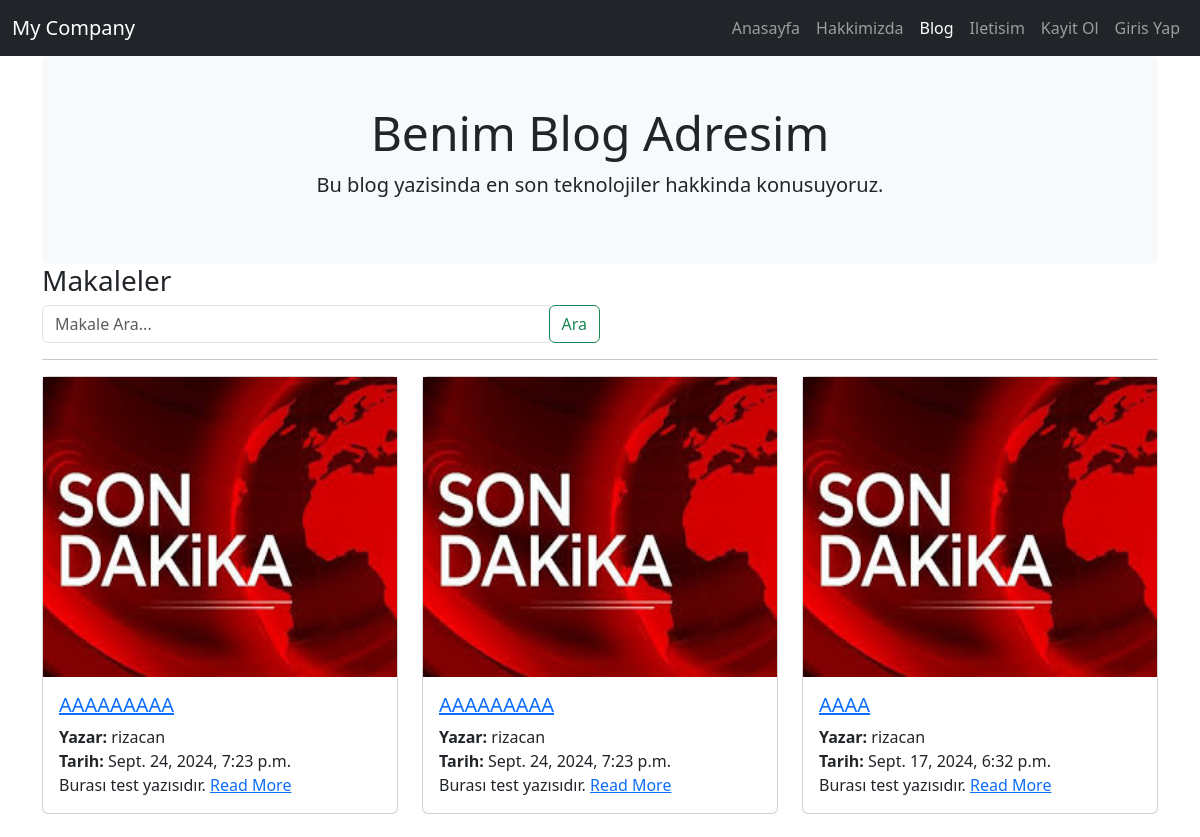
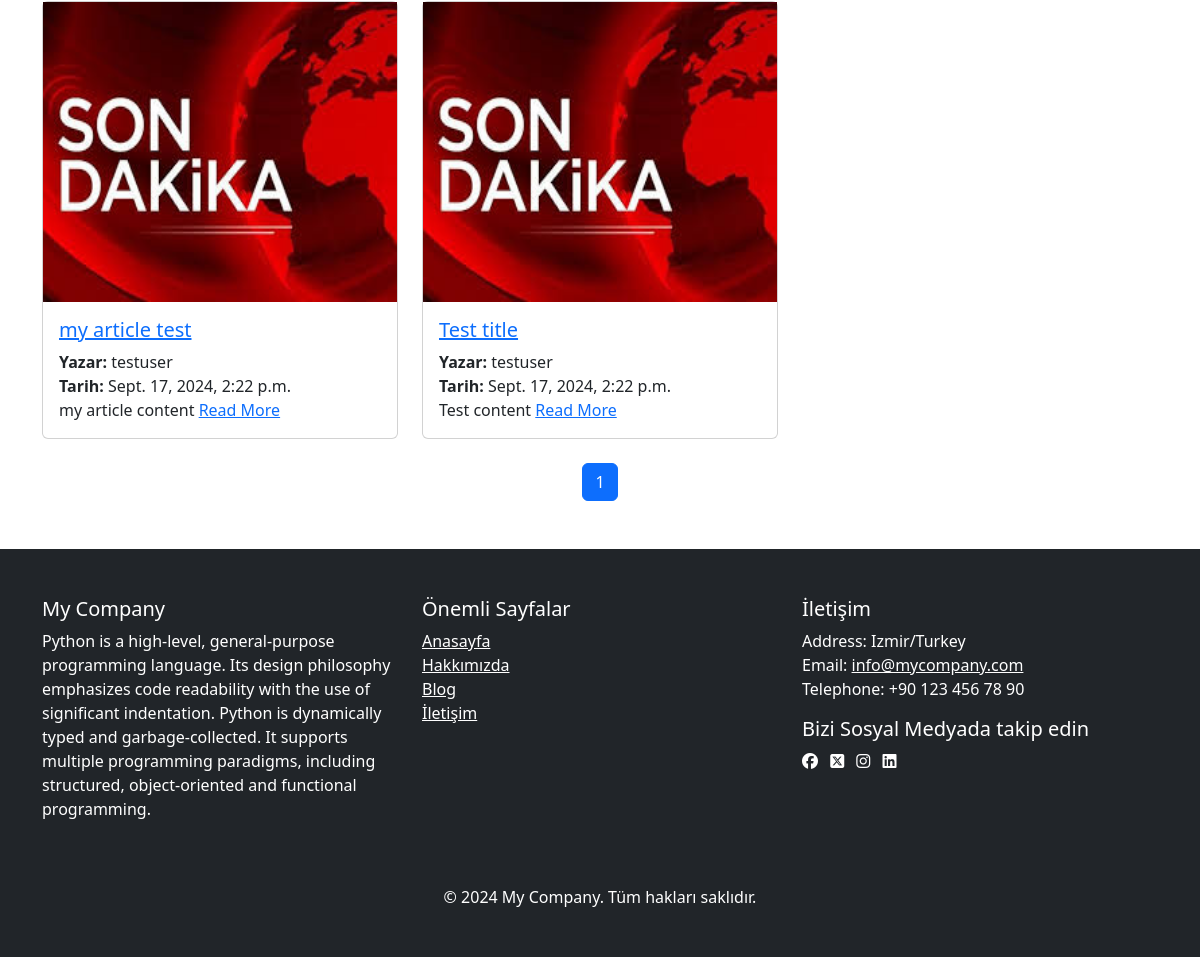
Screenshot of /blog/ with the database file from the repository (2 pictures, top to bottom).
### blog/models.py (models this page shows, shortened)
class Article(models.Model):
    author = models.ForeignKey("auth.user", on_delete=models.CASCADE, verbose_name="Yazar")
    title = models.CharField(max_length=200, verbose_name="Başlık")
    content = RichTextField(verbose_name="İçerik")
    created_date = models.DateTimeField(auto_now_add=True, verbose_name="Oluşturma_Tarihi")
    article_img = models.FileField(blank=True, null=True, verbose_name="Makale Fotoğrafı")
    is_approved = models.BooleanField(default=True, verbose_name = "Onaylı Mı")

class FooterSettings(models.Model):
    description = models.TextField(verbose_name = "Şirket Açıklaması", blank=True)
    address = models.CharField(max_length=255, verbose_name = "Adres", blank=True)
    phone = models.CharField(max_length= 20, verbose_name="Telefon", blank=True)
    email = models.EmailField(verbose_name="Email")
    facebook = models.URLField(verbose_name="Facebook URL", blank=True, null=True)
    twitter = models.URLField(verbose_name="Twitter URL", blank=True, null=True)
    instagram = models.URLField(verbose_name="Instagram URL", blank=True, null=True)
    linkedin = models.URLField(verbose_name="Linkedin URL", blank=True, null=True)

### blog/views.py (the view)
# urls.py: path("", views.articles, name="articles"),
def articles(request):
    keyword = request.GET.get("keyword")
    if keyword:
        articles = Article.objects.filter(title__contains = keyword, is_approved=True)
    else:
        articles = Article.objects.filter(is_approved=True).order_by("-created_date")
    paginator = Paginator(articles, 6)
    page_number = request.GET.get('page')
    page_obj = paginator.get_page(page_number)
    context = {
        "articles": articles,
        "page_obj": page_obj,
        "keyword": keyword
    }
    return render(request, "articles.html", context)

### blog/context_processors.py (called while the page is built)
def footer_settings(request):
    settings = FooterSettings.objects.first()
    return {'footer_settings': settings}

### blog/templatetags/custom_filters.py (called while the page is built)
@register.filter(name="strip_html")
def strip_html(value):
    return strip_tags(value)

### templates/articles.html (shortened to what this page needs)
{% extends "layout.html" %}
{% load static %}
{% load custom_filters %}
{% block body %}
<div class="jumbotron bg-light p-5 rounded text-center">
    <h3 class="display-5">Benim Blog Adresim</h3>
    <p class="lead">Bu blog yazisinda en son teknolojiler hakkinda konusuyoruz.</p>
</div>
<h3>Makaleler</h3>
<form class="form-inline mb-3">
    <div class="input-group w-50">
        <input type="search" name="keyword" id="keyword" class="form-control"
        placeholder="Makale Ara...">
        <div class="input-group-append">
            <button class="btn btn-outline-success" type="submit">Ara</button>
        </div>
    </div>
</form>
<hr>
{% if articles %}
    <div class="row">
        {% for article in page_obj %}
            <div class="col-md-4 mb-4">
                <div class="card">
                    <a href="/blog/article/{{article.id}}">
                        <img src="{% if article.article_img %}
                    {{article.article_img.url}}
                    {% else %}
                    {% static 'images/image_news.jpg' %}
                    {% endif %}" alt="{{article.title}}"
                    style="height: 300px; width: 100%;">
                    </a>
                    <div class="card-body">
                        <h5 class="card-title"><a href="/blog/article/{{article.id}}">{{article.title}}</a></h5>
                        <div class="card-text"><strong>Yazar: </strong>{{article.author.username}}</div>
                        <div class="card-text"><strong>Tarih: </strong>{{article.created_date}}</div>
                        <div class="card-text">
                            {{article.content|strip_html|truncatewords:10}}
                            <a href="/blog/article/{{article.id}}">Read More</a>
                        </div>
                    </div>
                </div>
            </div>
        {% endfor %}
    </div>
    <nav>
        <ul class="pagination justify-content-center">
            {% for num in page_obj.paginator.page_range %}
            <li class="page-item {% if page_obj.number == num %}active{% endif %}">
                <a href="?page={{num}}{% if keyword %}&keyword={{keyword}}{% endif %}" class="page-link">{{ num }}</a>
            </li>
            {% endfor %}
        </ul>
    </nav>
{% else %}
    <div class="alert alert-danger">Herhangi bir makale bulunamadi</div>
{% endif %}
{% endblock body %}

### templates/includes/footer.html (shortened to what this page needs)
 <footer class="bg-dark text-white py-5 mt-5">
    <div class="container">
        <div class="row">
            <div class="col-md-4">
                <h5>My Company</h5>
                <p>{{footer_settings.description}}</p>
            </div>
             <div class="col-md-4">
                <h5>Önemli Sayfalar</h5>
                <ul class="list-unstyled">
                    <li><a href="{% url 'index' %}" class="text-white">Anasayfa</a></li>
                    <li><a href="{% url 'about' %}" class="text-white">Hakkımızda</a></li>
                    <li><a href="{% url 'blog:articles' %}" class="text-white">Blog</a></li>
                    <li><a href="{% url 'contact' %}" class="text-white">İletişim</a></li>
                </ul>
             </div>
            <div class="col-md-4">
                <h5>İletişim</h5>
                <p>
                    Address: {{footer_settings.address}} <br>
                    Email: <a href="mailto:{{footer_settings.email}}" class="text-white">{{footer_settings.email}}</a><br>
                    Telephone: {{footer_settings.phone}}
                </p>
                <div>
                    <h5>Bizi Sosyal Medyada takip edin</h5>
                    <a href="{{footer_settings.facebook}}" class="text-white me-2"><i class="fa-brands fa-facebook"></i></a>
                    <a href="{{footer_settings.twitter}}" class="text-white me-2"><i class="fa-brands fa-square-x-twitter"></i></a>
                    <a href="{{footer_settings.instagram}}" class="text-white me-2"><i class="fa-brands fa-instagram"></i></a>
                    <a href="{{footer_settings.linkedin}}" class="text-white me-2"><i class="fa-brands fa-linkedin"></i></a>
                </div>
            </div>
        </div>
        <div class="text-center mt-5">
            <p class="mb-0">&copy; 2024 My Company. Tüm hakları saklıdır.</p>
        </div>
    </div>
 </footer>

### rows the page displays
Article: title "AAAAAAAAA", author.username "rizacan", created_date "Sept. 24, 2024, 7:23 p.m.", content "Burası test yazısıdır."
Article: title "AAAAAAAAA", author.username "rizacan", created_date "Sept. 24, 2024, 7:23 p.m.", content "Burası test yazısıdır."
Article: title "AAAA", author.username "rizacan", created_date "Sept. 17, 2024, 6:32 p.m.", content "Burası test yazısıdır."
Article: title "my article test", author.username "testuser", created_date "Sept. 17, 2024, 2:22 p.m.", content "my article content"
Article: title "Test title", author.username "testuser", created_date "Sept. 17, 2024, 2:22 p.m.", content "Test content"
FooterSettings: description "Python is a high-level, general-purpose programming language. Its design philosophy emphasizes code readability with the use of significant indentation. Python is dynamically typed and garbage-collected. It supports multiple programming paradigms, including structured, object-oriented and functional programming.", address "Izmir/Turkey", email "info@mycompany.com", phone "+90 123 456 78 90"

### other values shown
{{ num }} "1"
